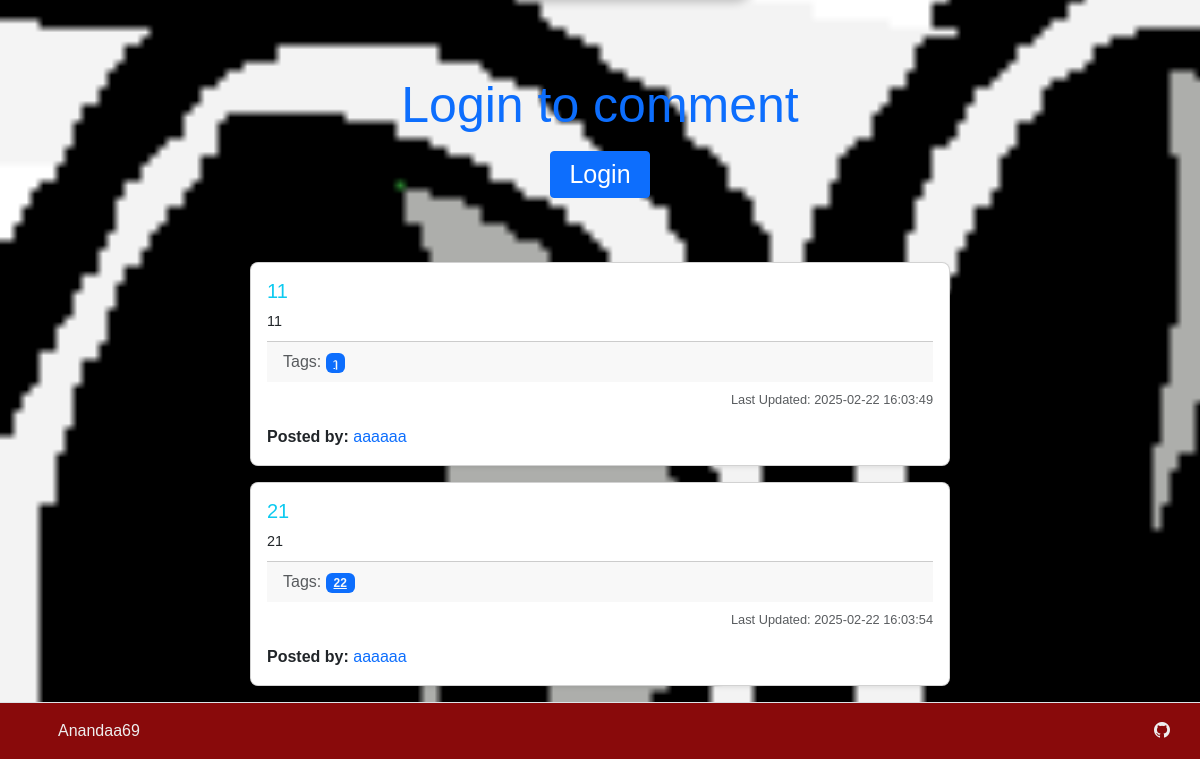
Before: /port_4 (lower part) with the older database file.
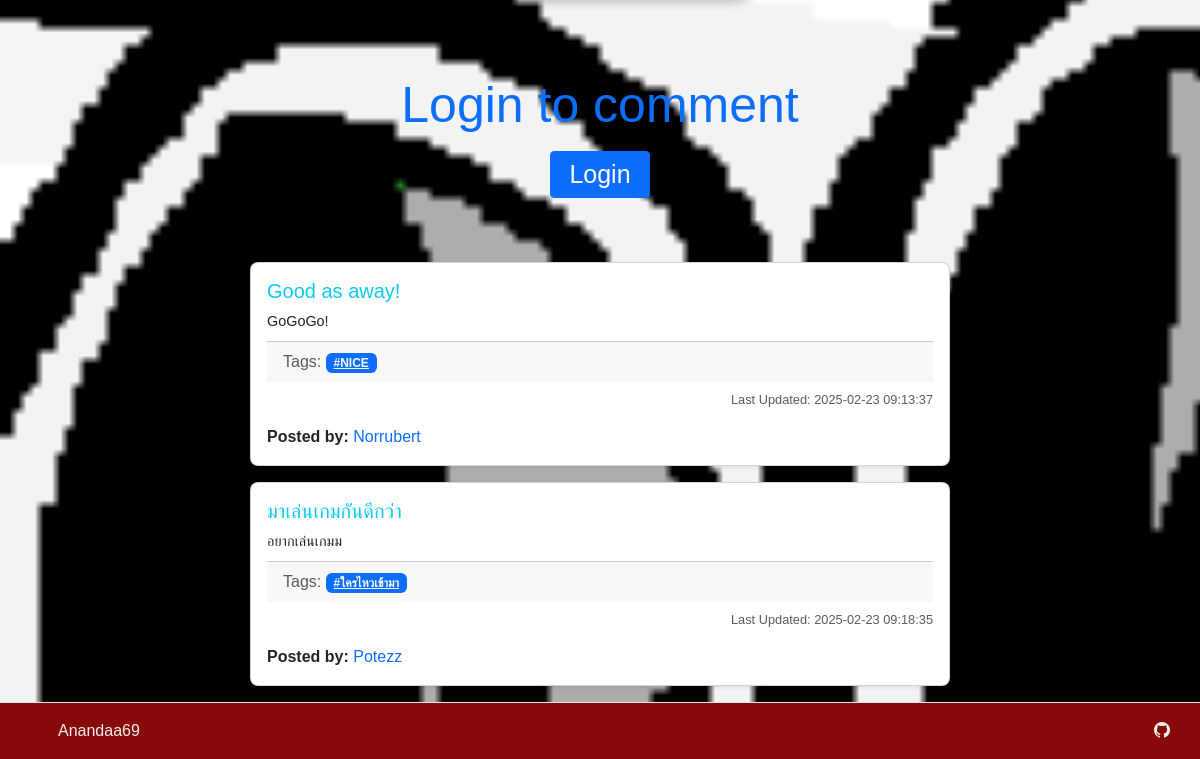
After: the same page with the newer database file.
### port_web/models/models.py (models this page shows)
class Note(db.Model):
    __tablename__ = "notes"
    id: Mapped[int] = mapped_column(sa.Integer, primary_key=True)
    title: Mapped[str] = mapped_column(sa.String, nullable=False)
    description: Mapped[str] = mapped_column(sa.Text)
    tags: Mapped[list[Tag]] = relationship(secondary=note_tag_m2m)
    create_date = mapped_column(sa.DateTime(timezone=True), server_default=func.now())
    update_date = mapped_column(sa.DateTime(timezone=True), server_default=func.now())
    portfolio_id: Mapped[int] = mapped_column(sa.Integer, nullable=True)
    user_id: Mapped[int] = mapped_column(sa.Integer, sa.ForeignKey('users.id'), nullable=False)
    author: Mapped[str] = mapped_column(sa.String, nullable=True)

class Tag(db.Model):
    __tablename__ = "tags"
    id: Mapped[int] = mapped_column(sa.Integer, primary_key=True)
    name: Mapped[str] = mapped_column(sa.String, nullable=False)
    created_date = mapped_column(sa.DateTime(timezone=True), server_default=func.now())

### port_web/portapp.py (the view)
@app.route("/port_4")
def port_4():
    db = models.db
    notes = db.session.execute(
        db.select(models.Note).order_by(models.Note.title)
    ).scalars()
    return flask.render_template("port_4.html", notes=notes)

### port_web/templates/port_4.html (shortened to what this page needs)
{% extends 'base.html'%}
{% block body %}
<div class="container-fluid d-flex justify-content-center align-items-center">
</div>
<ul class="nav justify-content-center" style="padding-top: 1em; padding-bottom: 3em;">
    <li class="nav-item">
        {% if not current_user.is_authenticated %}
        <h2 class="text-center text-primary" style="font-size: 50px;">Login to comment</h2>
        <div class="d-flex justify-content-center mt-3">
            <a class="btn btn-primary btn-sm" href="{{ url_for('login', port_id = 4) }}"
                style="font-size: 25px; width: 100px;">
                Login
            </a>
        </div>
        {% else %}
        <div class="d-flex justify-content-center mt-3">
            <a class="btn btn-primary btn-sm" href="{{ url_for('create_note', port_id = 4) }}" style="font-size: 25px;">
                Create Comment
            </a>
        </div>
        {% endif %}
    </li>
</ul>
{% for note in notes %}
    {% if note.portfolio_id == 4 %}
    <div class="card my-3 shadow-sm" style="border-radius: 8px; max-width: 700px; margin: auto;">
        <div class="card-body">
            <h5 class="card-title text-info">{{ note.title }}</h5>
            <p class="card-text my-2" style="font-size: 0.9em;">
                {{ note.description }}
            </p>
            <div class="card-footer text-muted d-flex justify-content-between">
                <div>
                    Tags:
                    {% for t in note.tags %}
                    <a class="badge bg-primary text-light me-2" href="{{ url_for('tags_view', tag_views=t.name) }}">
                        {{ t.name }}
                    </a>
                    {% endfor %}
                </div>
            </div>
            <div class="mt-2 text-muted text-end" style="font-size: 0.8em;">
                Last Updated: {{ note.update_date }}
            </div>
            <div class="mt-3">
                <strong>Posted by: </strong>
                <span class="text-primary">{{ note.author }}</span>
            </div>
        </div>
    </div>
    {% endif %}
{% endfor %}
{% endblock %}

Changed rows visible on the page:
no longer on this page (row edited): Note: title "11", description "11", update_date "2025-02-22 16:03:49", author "aaaaaa"
no longer on this page (row edited): Tag: name "ๅ", shown under "11"
no longer on this page (row edited): Note: title "21", description "21", update_date "2025-02-22 16:03:54", author "aaaaaa"
no longer on this page (row edited): Tag: name "22", shown under "21"
added Note: title "Good as away!", description "GoGoGo!", update_date "2025-02-23 09:13:37", author "Norrubert"
now on this page (row edited): Tag: name "#NICE", shown under "Good as away!"
added Note: title "มาเล่นเกมกันดีกว่า", description "อยากเล่นเกมม", update_date "2025-02-23 09:18:35", author "Potezz"
added Tag: name "#ใครไหวเข้ามา", shown under "มาเล่นเกมกันดีกว่า"
